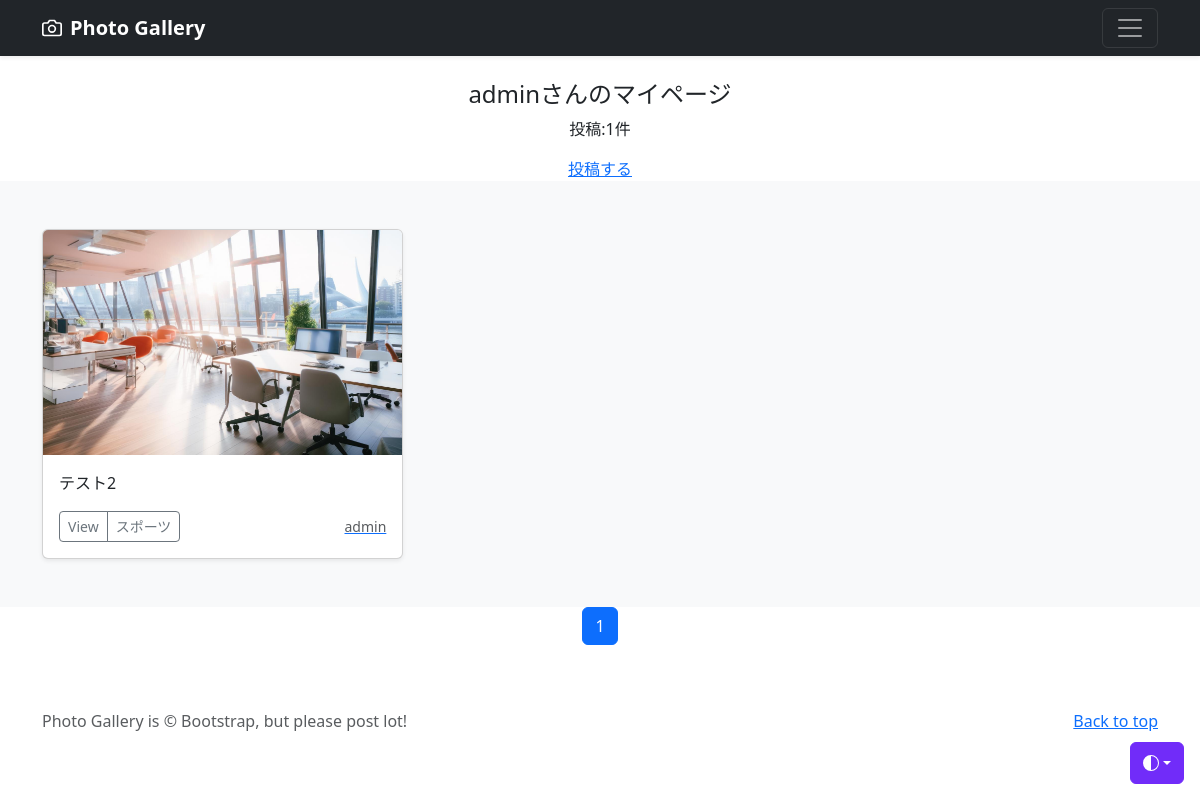
Screenshot of /mypage/ (signed in) with the database file from the repository.
### accounts/models.py (models this page shows)
class CustomUser(AbstractUser):
    pass

### photo/models.py (models this page shows, shortened)
class PhotoPost(models.Model):
    user = models.ForeignKey(
                CustomUser,
                verbose_name='ユーザ',
                on_delete=models.CASCADE)
    category = models.ForeignKey(
                Category,
                verbose_name='カテゴリ',
                on_delete=models.PROTECT)
    title = models.CharField(
                verbose_name='タイトル',
                max_length=200)
    comment = models.TextField(
                verbose_name='コメント')
    image1 = models.ImageField(
                verbose_name='イメージ1',
                upload_to='photos')
    image2 = models.ImageField(
                verbose_name='イメージ2',
                upload_to='photos',
                blank=True,
                null=True)
    posted_at = models.DateTimeField(
                verbose_name='投稿日時',
                auto_now_add=True)

class Category(models.Model):
    title = models.CharField(
                verbose_name='カテゴリ',
                max_length=20)

### photo/views.py (the view)
class MypageView(ListView):
    template_name='mypage.html'
    paginate_by=6
    def get_queryset(self):
        records=PhotoPost.objects.filter(
            user=self.request.user).order_by('-posted_at')
        return records

### photo/templates/mypage.html (shortened to what this page needs)
{% extends 'base.html' %}
{% block contents %}
    {% if user.is_authenticated %}
        <br>
        <div style="text-align:center">
            <h4>{{user.username}}さんのマイページ</h4>
            {% if object_list.count == 0 %}
                <p>{{user.username}}さんの投稿はありません</p>
            {% else %}
                <p>投稿:{{object_list.count}}件</p>
            {% endif %}
            <a href="{% url 'photo:post' %}">投稿する</a>
        </div>
    {% endif %}
    {% include "photos_list.html" %}
    {% include "pagination.html" %}
{% endblock %}

### photo/templates/photos_list.html (shortened to what this page needs)
  <div class="album py-5 bg-body-tertiary">
    <div class="container">
      <div class="row row-cols-1 row-cols-sm-2 row-cols-md-3 g-3">
        {% for record in object_list %}
        <div class="col">
          <div class="card shadow-sm">
            <img src="{{ record.image1.url }}"
              class="bd-placeholder-img card-img-top"
              width="100%" height="225"
              xmlns="http://www.w3.org/2000/svg"
              role="img" aria-label="Placeholder: Thumbnail"
              preserveAspectRatio="xMidYMid slice"
              focusable="false">
              <title>Placeholder</title><rect width="100%" height="100%" fill="#55595c"/></svg>
            <div class="card-body">
              <p class="card-text">{{ record.title}}</p>
              <div class="d-flex justify-content-between align-items-center">
                <div class="btn-group">
                  <button type="button"
                   class="btn btn-sm btn-outline-secondary"
                   onclick="location.href='{%url 'photo:photo_detail' record.pk %}'">
                   View</button>
                  <button type="button"
                   class="btn btn-sm btn-outline-secondary"
                   onclick="location.href='{%url 'photo:photos_cat' category=record.category.id%}'">
                   {{ record.category.title}}</button>
                </div>
                <a href="{% url 'photo:user_list' user=record.user.id %}">
                  <small class="text-muted">
                  {{ record.user }}</small>
                </a>
              </div>
            </div>
          </div>
        </div>
        {% endfor %}
      </div>
    </div>
  </div>

### photo/templates/base.html (style rules this page uses)
.bd-placeholder-img { font-size: 1.125rem; text-anchor: middle; -webkit-user-select: none; -moz-user-select: none; user-select: none; }

### photo/templates/photos_list.html (style rules this page uses)
img { object-fit: cover; }

### rows the page displays
CustomUser: username "admin"
PhotoPost: image1 (picture), title "テスト2", category "スポーツ", user "admin"

### other values shown
{{ object_list.count }} "1"
{{ num }} "1"
